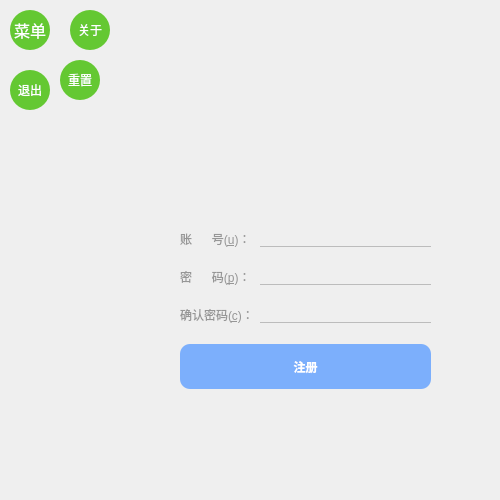
<?xml version="1.0" encoding="UTF-8"?>
<ui version="4.0">
 <class>Form</class>
 <widget class="QWidget" name="Form">
  <property name="geometry">
   <rect>
    <x>0</x>
    <y>0</y>
    <width>500</width>
    <height>500</height>
   </rect>
  </property>
  <property name="minimumSize">
   <size>
    <width>0</width>
    <height>0</height>
   </size>
  </property>
  <property name="maximumSize">
   <size>
    <width>16777215</width>
    <height>16777215</height>
   </size>
  </property>
  <property name="windowTitle">
   <string>Form</string>
  </property>
  <layout class="QHBoxLayout" name="horizontalLayout">
   <property name="spacing">
    <number>0</number>
   </property>
   <property name="leftMargin">
    <number>0</number>
   </property>
   <property name="topMargin">
    <number>0</number>
   </property>
   <property name="rightMargin">
    <number>0</number>
   </property>
   <property name="bottomMargin">
    <number>0</number>
   </property>
   <item>
    <widget class="QWidget" name="r_bgd_wgt" native="true">
     <property name="minimumSize">
      <size>
       <width>500</width>
       <height>500</height>
      </size>
     </property>
     <property name="maximumSize">
      <size>
       <width>500</width>
       <height>500</height>
      </size>
     </property>
     <property name="styleSheet">
      <string notr="true">#r_bgd_wgt{border-image: url(:/r_background/resource/img/background_regsiter.jpg) 0 0 0 310;}</string>
     </property>
     <widget class="QPushButton" name="mn_btn">
      <property name="geometry">
       <rect>
        <x>10</x>
        <y>10</y>
        <width>40</width>
        <height>40</height>
       </rect>
      </property>
      <property name="minimumSize">
       <size>
        <width>40</width>
        <height>40</height>
       </size>
      </property>
      <property name="maximumSize">
       <size>
        <width>40</width>
        <height>40</height>
       </size>
      </property>
      <property name="styleSheet">
       <string notr="true">QPushButton{
	color: white;
    font-size:12pt; 
	background-color: rgb(100, 200, 50);
	border-radius: 20px;

}
QPushButton:hover{
	border:2px solid rgb(62, 105, 223);   
}
QPushButton:checked{	
	background-color: rgb(81, 162, 40);

}
</string>
      </property>
      <property name="text">
       <string>菜单</string>
      </property>
      <property name="checkable">
       <bool>true</bool>
      </property>
     </widget>
     <widget class="QPushButton" name="au_btn">
      <property name="geometry">
       <rect>
        <x>70</x>
        <y>10</y>
        <width>40</width>
        <height>40</height>
       </rect>
      </property>
      <property name="minimumSize">
       <size>
        <width>40</width>
        <height>40</height>
       </size>
      </property>
      <property name="maximumSize">
       <size>
        <width>40</width>
        <height>40</height>
       </size>
      </property>
      <property name="styleSheet">
       <string notr="true">QPushButton{
	color: white;
    font-size:12px;
	background-color: rgb(100, 200, 50);
	border-radius: 20px;

}
QPushButton:hover{
	border:2px solid rgb(62, 105, 223);   
}
</string>
      </property>
      <property name="text">
       <string>关于</string>
      </property>
     </widget>
     <widget class="QPushButton" name="rst_btn">
      <property name="geometry">
       <rect>
        <x>60</x>
        <y>60</y>
        <width>40</width>
        <height>40</height>
       </rect>
      </property>
      <property name="minimumSize">
       <size>
        <width>40</width>
        <height>40</height>
       </size>
      </property>
      <property name="maximumSize">
       <size>
        <width>40</width>
        <height>40</height>
       </size>
      </property>
      <property name="styleSheet">
       <string notr="true">QPushButton{
	color: white;
    font-size:12px;
	background-color: rgb(100, 200, 50);
	border-radius: 20px;

}
QPushButton:hover{
	border:2px solid rgb(62, 105, 223);   
}
</string>
      </property>
      <property name="text">
       <string>重置</string>
      </property>
     </widget>
     <widget class="QPushButton" name="ex_btn">
      <property name="geometry">
       <rect>
        <x>10</x>
        <y>70</y>
        <width>40</width>
        <height>40</height>
       </rect>
      </property>
      <property name="minimumSize">
       <size>
        <width>40</width>
        <height>40</height>
       </size>
      </property>
      <property name="maximumSize">
       <size>
        <width>40</width>
        <height>40</height>
       </size>
      </property>
      <property name="styleSheet">
       <string notr="true">QPushButton{
	color: white;
    font-size:12px;
	background-color: rgb(100, 200, 50);
	border-radius: 20px;

}
QPushButton:hover{
	border:2px solid rgb(62, 105, 223);   
}
</string>
      </property>
      <property name="text">
       <string>退出</string>
      </property>
     </widget>
     <widget class="QWidget" name="widget" native="true">
      <property name="geometry">
       <rect>
        <x>180</x>
        <y>230</y>
        <width>251</width>
        <height>181</height>
       </rect>
      </property>
      <layout class="QFormLayout" name="formLayout">
       <property name="verticalSpacing">
        <number>20</number>
       </property>
       <property name="leftMargin">
        <number>0</number>
       </property>
       <property name="topMargin">
        <number>0</number>
       </property>
       <property name="rightMargin">
        <number>0</number>
       </property>
       <property name="bottomMargin">
        <number>0</number>
       </property>
       <item row="0" column="0">
        <widget class="QLabel" name="u_lb">
         <property name="styleSheet">
          <string notr="true">font:16px '微软雅黑';
color: rgb(150, 150, 150);</string>
         </property>
         <property name="text">
          <string>账      号(&amp;u)：</string>
         </property>
         <property name="buddy">
          <cstring>u_le</cstring>
         </property>
        </widget>
       </item>
       <item row="0" column="1">
        <widget class="QLineEdit" name="u_le">
         <property name="styleSheet">
          <string notr="true">border:none;
background-color:transparent;
border-bottom: 1px solid;
border-color: rgb(188, 188, 188);
font:12px '微软雅黑';
</string>
         </property>
         <property name="text">
          <string/>
         </property>
         <property name="clearButtonEnabled">
          <bool>true</bool>
         </property>
        </widget>
       </item>
       <item row="1" column="0">
        <widget class="QLabel" name="p_lb">
         <property name="styleSheet">
          <string notr="true">font:16px '微软雅黑';
color: rgb(150, 150, 150);</string>
         </property>
         <property name="text">
          <string>密      码(&amp;p)：</string>
         </property>
         <property name="buddy">
          <cstring>p_le</cstring>
         </property>
        </widget>
       </item>
       <item row="1" column="1">
        <widget class="QLineEdit" name="p_le">
         <property name="styleSheet">
          <string notr="true">border:none;
background-color:transparent;
border-bottom: 1px solid;
border-color: rgb(188, 188, 188);
font:12px '微软雅黑';
</string>
         </property>
         <property name="text">
          <string/>
         </property>
         <property name="clearButtonEnabled">
          <bool>true</bool>
         </property>
        </widget>
       </item>
       <item row="2" column="0">
        <widget class="QLabel" name="c_lb">
         <property name="styleSheet">
          <string notr="true">font:16px '微软雅黑';
color: rgb(150, 150, 150);</string>
         </property>
         <property name="text">
          <string>确认密码(&amp;c)：</string>
         </property>
         <property name="buddy">
          <cstring>c_le</cstring>
         </property>
        </widget>
       </item>
       <item row="2" column="1">
        <widget class="QLineEdit" name="c_le">
         <property name="styleSheet">
          <string notr="true">border:none;
background-color:transparent;
border-bottom: 1px solid;
border-color: rgb(188, 188, 188);
font:12px '微软雅黑';
</string>
         </property>
         <property name="text">
          <string/>
         </property>
         <property name="clearButtonEnabled">
          <bool>true</bool>
         </property>
        </widget>
       </item>
       <item row="3" column="0" colspan="2">
        <widget class="QPushButton" name="reg_btn">
         <property name="enabled">
          <bool>false</bool>
         </property>
         <property name="minimumSize">
          <size>
           <width>0</width>
           <height>45</height>
          </size>
         </property>
         <property name="styleSheet">
          <string notr="true">QPushButton{
	background-color: rgb(0, 85, 255);
	border-radius:10px;
	font: 12pt &quot;微软雅黑 Light&quot;;
	color: rgb(255, 255, 255);
	font-weight:500 ;
	
}
QPushButton:disabled{
	background-color: rgb(124, 175, 252);
	
}</string>
         </property>
         <property name="text">
          <string>注册</string>
         </property>
        </widget>
       </item>
      </layout>
     </widget>
     <zorder>au_btn</zorder>
     <zorder>rst_btn</zorder>
     <zorder>ex_btn</zorder>
     <zorder>widget</zorder>
     <zorder>mn_btn</zorder>
    </widget>
   </item>
  </layout>
 </widget>
 <resources>
  <include location="../../r_l_c.qrc"/>
 </resources>
 <connections/>
</ui>
